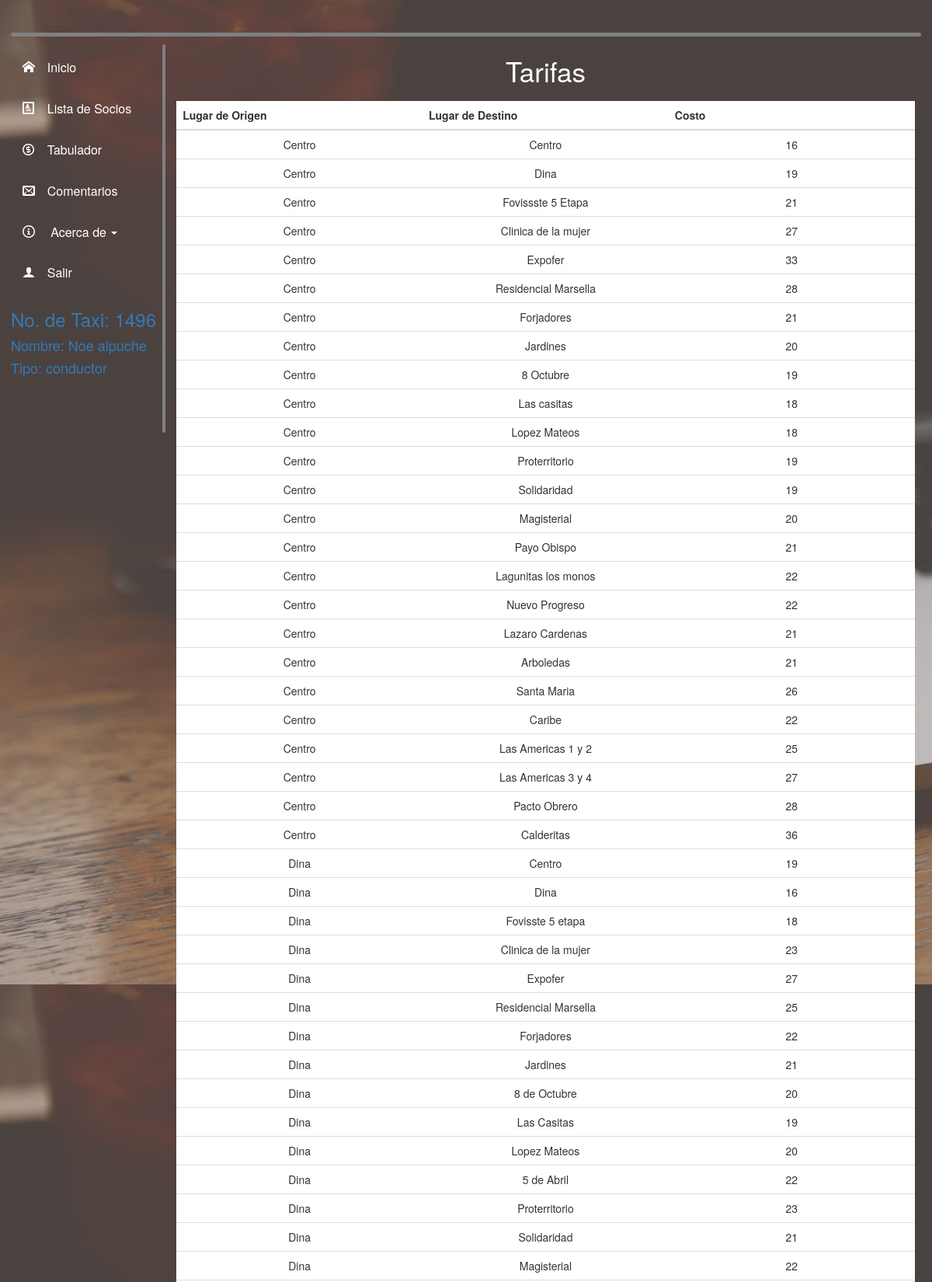
/TaxiSeguro/static/php/sistema/sistema.php?p=tarifalista (signed in, upper part), run on the app's committed database.
### tables this page shows
CREATE TABLE `tabulador` (
  `id` int(10) NOT NULL,
  `origen` varchar(50) NOT NULL,
  `destino` varchar(50) NOT NULL,
  `costo` int(3) NOT NULL
);

### TaxiSeguro/static/php/sistema/tarifalista.php (the view, shortened to what this page needs)
<section class="principalinfo">
<h2>Tarifas</h2>
<?php
    include("conexion.php");
    $query="SELECT id, origen, destino, costo FROM tabulador";
    $resultado=$mysqli->query($query);
?>
<div class="table-responsive tabla22" id="tabledefinida">
    <table class="table table-hover tabla1">
        <thead>
        <tr class="encabezadotabla">
            <th>Lugar de Origen</th>
            <th>Lugar de Destino</th>
            <th>Costo</th>
        </tr>
        </thead>
        <tbody>
        <?php while($socio=$resultado->fetch_assoc()){ ?>
                <tr>
                    <td><?php echo $socio['origen'];?></td>
                    <td><?php echo $socio['destino'];?></td>
                    <td><?php echo $socio['costo'];?></td>
                </tr>
                <?php } ?>
        </tbody>
    </table>
</div>
</section>

### TaxiSeguro/static/css/stylesistema.css (style rules this page uses)
@media (min-width: 720px) { * { margin: 0%; padding: 0%; border:0%; } }
@media (min-width: 720px) { body { margin-left: 1em; margin-right: 1em; text-align: center; } }
@media (min-width: 720px) { .principalinfo { margin-left: 1em; margin-top: 1em; float: left; height: 555px; width: 81.1%; } }
@media (min-width: 720px) { .principalinfo > h2 { font-size: 35px; margin: .15em; margin-top: .15em; margin-bottom: .15em; color: white; padding-top: .15em; padding-bottom: .15em; border-radius: 50px; } }
@media (min-width: 720px) { .tabla1 { margin-top: 1%; background-color: white; } }
@media (min-width: 720px) { .tabla1 td { width: 16.6%; } }
@media (min-width: 720px) { .encabezadotabla { background: #b0c4de; background-color: white; } }

### TaxiSeguro/static/css/movilsistema.css (style rules this page uses)
* { margin: 0%; padding: 0%; border:0%; }
body { margin-left: 1em; margin-right: 1em; text-align: center; }
h2,h3,h4 { color: white; }
.principalinfo { margin-left: 1%; margin-top: 1%; float: left; height: 100%; width: 100%; }
.encabezadotabla { background: #b0c4de; background-color: white; }
.tabla22 { display: none; }

### TaxiSeguro/static/php/sistema/sistema.php (style rules this page uses)
body { background-image: url("../../img/header.jpg"); background-size: cover, no-repeat; }

### data on the page
tabulador: origen "Centro", destino "Centro", costo "16"
tabulador: origen "Centro", destino "Dina", costo "19"
tabulador: origen "Centro", destino "Fovissste 5 Etapa", costo "21"
tabulador: origen "Centro", destino "Clinica de la mujer", costo "27"
tabulador: origen "Centro", destino "Expofer", costo "33"
tabulador: origen "Centro", destino "Residencial Marsella", costo "28"
tabulador: origen "Centro", destino "Forjadores", costo "21"
tabulador: origen "Centro", destino "Jardines", costo "20"
tabulador: origen "Centro", destino "8 Octubre", costo "19"
tabulador: origen "Centro", destino "Las casitas", costo "18"
tabulador: origen "Centro", destino "Lopez Mateos", costo "18"
tabulador: origen "Centro", destino "Proterritorio", costo "19"
tabulador: origen "Centro", destino "Solidaridad", costo "19"
tabulador: origen "Centro", destino "Magisterial", costo "20"
tabulador: origen "Centro", destino "Payo Obispo", costo "21"
tabulador: origen "Centro", destino "Lagunitas los monos", costo "22"
tabulador: origen "Centro", destino "Nuevo Progreso", costo "22"
tabulador: origen "Centro", destino "Lazaro Cardenas", costo "21"
tabulador: origen "Centro", destino "Arboledas", costo "21"
tabulador: origen "Centro", destino "Santa Maria", costo "26"
tabulador: origen "Centro", destino "Caribe", costo "22"
tabulador: origen "Centro", destino "Las Americas 1 y 2", costo "25"
tabulador: origen "Centro", destino "Las Americas 3 y 4", costo "27"
tabulador: origen "Centro", destino "Pacto Obrero", costo "28"
tabulador: origen "Centro", destino "Calderitas", costo "36"
tabulador: origen "Dina", destino "Centro", costo "19"
tabulador: origen "Dina", destino "Dina", costo "16"
tabulador: origen "Dina", destino "Fovisste 5 etapa", costo "18"
tabulador: origen "Dina", destino "Clinica de la mujer", costo "23"
tabulador: origen "Dina", destino "Expofer", costo "27"
tabulador: origen "Dina", destino "Residencial Marsella", costo "25"
tabulador: origen "Dina", destino "Forjadores", costo "22"
tabulador: origen "Dina", destino "Jardines", costo "21"
tabulador: origen "Dina", destino "8 de Octubre", costo "20"
tabulador: origen "Dina", destino "Las Casitas", costo "19"
tabulador: origen "Dina", destino "Lopez Mateos", costo "20"
tabulador: origen "Dina", destino "5 de Abril", costo "22"
tabulador: origen "Dina", destino "Proterritorio", costo "23"
tabulador: origen "Dina", destino "Solidaridad", costo "21"
tabulador: origen "Dina", destino "Magisterial", costo "22"

### other printed values
$_SESSION['numerotaxi'] "1496"
$_SESSION['nombresocio'] "Noe alpuche"
$_SESSION['tiposocio'] "conductor"
